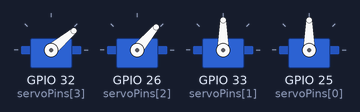
The sketch below on a simulated ESP32. On the bench: 4 × servo.

Above: at 0.3 s.
At 1.7 s:
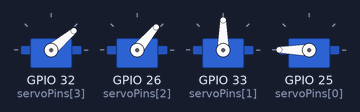
At 2.4 s:
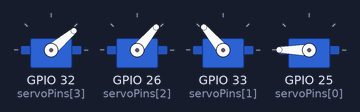
At 3.2 s:
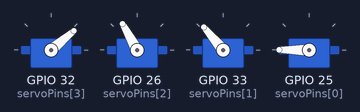
At 4.1 s:
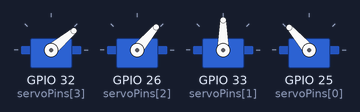
At 5.8 s:
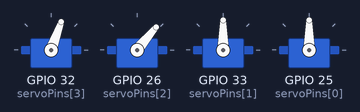
Timing chart, 0 to 7.3 s (numbered marks = the images above):
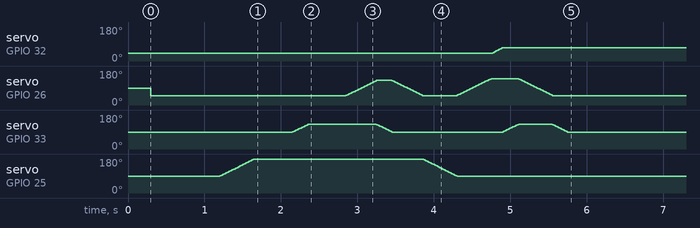

The sketch:

V1.0_Auto_Pick_And_Place.ino
```cpp
/************************************************************************
2025_03_10
Version 1.0 facilitates picking an object and placing at the place position at predetermined servo angles
*************************************************************************/

#include <ESP32Servo.h>

// Define the number of servos
#define NUM_SERVOS 4

// Create servo objects
Servo servos[NUM_SERVOS];

// Define the servo pins (choose GPIOs that support PWM)
int servoPins[NUM_SERVOS] = { 25, 33, 26, 32 };  // Adjust based on your ESP32 board

// Define the initial positions of the servos
int initialPositions[NUM_SERVOS] = { 90, 90, 50, 40 };

// Define target positions to pick up
int targetPositions[NUM_SERVOS] = { 180, 130, 130, 40 };

// Define the incremental step size
int stepSize = 1;  // You can adjust the step size for smoother movement

// Define the delay between steps (in milliseconds)
int delayTime = 5;

void setup() {
  // Attach each servo to its corresponding pin
  for (int i = 3; i >= 0; i--) {
    servos[i].attach(servoPins[i], 500, 2500);  // Min and max pulse width for ESP32 servos
  }

  for (int i = 3; i >= 0; i--) {
    servos[i].write(initialPositions[i]);
    delay(300);
  }

  // Pick operation (Reach the object)
  moveServo(0, 180);  // Rotate base
  delay(500);

  moveServo(1, 130);  // Open Gripper
  delay(500);

  moveServo(2, 130);  //Lower Shoulder


  // Place operation

  //Bring the object to the required location
  moveServoBack(1, 90);   // Tighten gripper to grab the object
  moveServoBack(2, 50);   // Raise shoulder
  moveServoBack(0, 90);   // Rotate base
  moveServoBack(2, 140);  // Lower Shoulder
  moveServoBack(3, 70);   // Lower Arm
  moveServoBack(1, 130);  // Loosen gripper

  //Back to starting position
  moveServoBack(2, 50);  // Raise shoulder
  moveServoBack(1, 90);  // Tighten gripper

  // Stop servos to prevent jittering
  for (int i = 0; i < NUM_SERVOS; i++) {
    servos[i].detach();
  }
}

void loop() {}


// Function to move a servo incrementally to a target position
void moveServo(int servoIndex, int targetPosition) {
  while (initialPositions[servoIndex] != targetPosition) {
    if (initialPositions[servoIndex] < targetPosition) {
      initialPositions[servoIndex] += stepSize;
    } else if (initialPositions[servoIndex] > targetPosition) {
      initialPositions[servoIndex] -= stepSize;
    }
    servos[servoIndex].write(initialPositions[servoIndex]);
    delay(delayTime);
  }
}

//Function to move servos to the inital positions (At this point, initial positions array have edited into target positions by the action of moveServo() function)
void moveServoBack(int servoIndex, int placePosition) {
  while (initialPositions[servoIndex] != placePosition) {
    if (initialPositions[servoIndex] < placePosition) {
      initialPositions[servoIndex] += stepSize;
    } else if (initialPositions[servoIndex] > placePosition) {
      initialPositions[servoIndex] -= stepSize;
    }
    servos[servoIndex].write(initialPositions[servoIndex]);
    delay(delayTime);
  }
}
```
